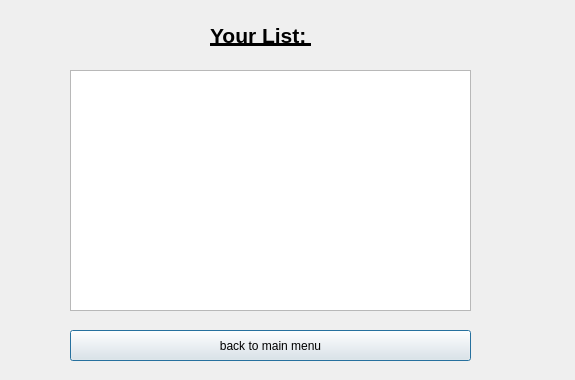
<?xml version="1.0" encoding="UTF-8"?>
<ui version="4.0">
 <class>ListView</class>
 <widget class="QDialog" name="ListView">
  <property name="geometry">
   <rect>
    <x>0</x>
    <y>0</y>
    <width>575</width>
    <height>380</height>
   </rect>
  </property>
  <property name="windowTitle">
   <string>Dialog</string>
  </property>
  <widget class="QListWidget" name="listWidget">
   <property name="geometry">
    <rect>
     <x>70</x>
     <y>70</y>
     <width>401</width>
     <height>241</height>
    </rect>
   </property>
  </widget>
  <widget class="QLabel" name="label">
   <property name="geometry">
    <rect>
     <x>210</x>
     <y>20</y>
     <width>101</width>
     <height>31</height>
    </rect>
   </property>
   <property name="text">
    <string>&lt;html&gt;&lt;head/&gt;&lt;body&gt;&lt;p align=&quot;center&quot;&gt;&lt;span style=&quot; font-size:16pt; font-weight:700; text-decoration: underline;&quot;&gt;Your List: &lt;/span&gt;&lt;/p&gt;&lt;/body&gt;&lt;/html&gt;</string>
   </property>
  </widget>
  <widget class="QPushButton" name="pushButton">
   <property name="geometry">
    <rect>
     <x>70</x>
     <y>330</y>
     <width>401</width>
     <height>31</height>
    </rect>
   </property>
   <property name="text">
    <string>back to main menu</string>
   </property>
  </widget>
 </widget>
 <resources/>
 <connections/>
</ui>
